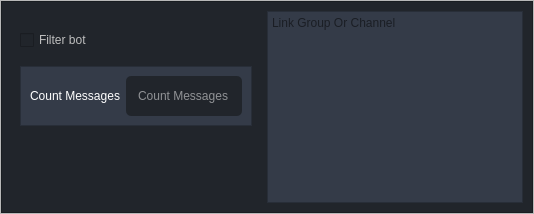
                          <widget class="QWidget" name="page_6">
                           <layout class="QVBoxLayout" name="verticalLayout_20">
                            <property name="spacing">
                             <number>0</number>
                            </property>
                            <property name="leftMargin">
                             <number>0</number>
                            </property>
                            <property name="topMargin">
                             <number>0</number>
                            </property>
                            <property name="rightMargin">
                             <number>0</number>
                            </property>
                            <property name="bottomMargin">
                             <number>0</number>
                            </property>
                            <item>
                             <widget class="QFrame" name="frame_46">
                              <property name="styleSheet">
                               <string notr="true">#frame_33{
background-color: rgb(52, 59, 72);
border: 2px solid rgb(64, 71, 88);
}</string>
                              </property>
                              <property name="frameShape">
                               <enum>QFrame::StyledPanel</enum>
                              </property>
                              <property name="frameShadow">
                               <enum>QFrame::Raised</enum>
                              </property>
                              <layout class="QVBoxLayout" name="verticalLayout_52">
                               <property name="leftMargin">
                                <number>0</number>
                               </property>
                               <property name="topMargin">
                                <number>0</number>
                               </property>
                               <property name="rightMargin">
                                <number>0</number>
                               </property>
                               <property name="bottomMargin">
                                <number>0</number>
                               </property>
                               <item>
                                <widget class="QFrame" name="frame_54">
                                 <property name="minimumSize">
                                  <size>
                                   <width>0</width>
                                   <height>50</height>
                                  </size>
                                 </property>
                                 <property name="maximumSize">
                                  <size>
                                   <width>16777215</width>
                                   <height>16777215</height>
                                  </size>
                                 </property>
                                 <property name="styleSheet">
                                  <string notr="true">background-color: rgb(33, 37, 43)</string>
                                 </property>
                                 <property name="frameShape">
                                  <enum>QFrame::StyledPanel</enum>
                                 </property>
                                 <property name="frameShadow">
                                  <enum>QFrame::Raised</enum>
                                 </property>
                                 <layout class="QHBoxLayout" name="horizontalLayout_16">
                                  <item>
                                   <widget class="QWidget" name="widget_16" native="true">
                                    <property name="minimumSize">
                                     <size>
                                      <width>0</width>
                                      <height>100</height>
                                     </size>
                                    </property>
                                    <layout class="QVBoxLayout" name="verticalLayout_19">
                                     <item>
                                      <widget class="QCheckBox" name="checkBox_23">
                                       <property name="enabled">
                                        <bool>false</bool>
                                       </property>
                                       <property name="minimumSize">
                                        <size>
                                         <width>0</width>
                                         <height>40</height>
                                        </size>
                                       </property>
                                       <property name="text">
                                        <string>Filter bot</string>
                                       </property>
                                      </widget>
                                     </item>
                                     <item alignment="Qt::AlignTop">
                                      <widget class="QFrame" name="frame_56">
                                       <property name="styleSheet">
                                        <string notr="true">background-color: rgb(52, 59, 72);</string>
                                       </property>
                                       <property name="frameShape">
                                        <enum>QFrame::StyledPanel</enum>
                                       </property>
                                       <property name="frameShadow">
                                        <enum>QFrame::Raised</enum>
                                       </property>
                                       <layout class="QGridLayout" name="gridLayout_6">
                                        <item row="0" column="1">
                                         <widget class="QLineEdit" name="lineEdit_19">
                                          <property name="minimumSize">
                                           <size>
                                            <width>0</width>
                                            <height>40</height>
                                           </size>
                                          </property>
                                          <property name="styleSheet">
                                           <string notr="true">
QLineEdit {
background-color: rgb(33, 37, 43);
color: rgb(255, 255, 255);
	border-radius: 5px;

	padding-left: 10px;
}
QLineEdit:hover {
	border: 2px solid rgb(64, 71, 88);
}
QLineEdit:focus {
	border: 2px solid rgb(91, 101, 124);
}</string>
                                          </property>
                                          <property name="text">
                                           <string/>
                                          </property>
                                          <property name="placeholderText">
                                           <string>Count Messages</string>
                                          </property>
                                         </widget>
                                        </item>
                                        <item row="0" column="0">
                                         <widget class="QLabel" name="label_14">
                                          <property name="styleSheet">
                                           <string notr="true">color: rgb(255, 255, 255);</string>
                                          </property>
                                          <property name="text">
                                           <string>Count Messages</string>
                                          </property>
                                         </widget>
                                        </item>
                                       </layout>
                                      </widget>
                                     </item>
                                    </layout>
                                   </widget>
                                  </item>
                                  <item>
                                   <widget class="QPlainTextEdit" name="plainTextEdit_13">
                                    <property name="styleSheet">
                                     <string notr="true">background-color: rgb(52, 59, 72)</string>
                                    </property>
                                    <property name="placeholderText">
                                     <string>Link Group Or Channel</string>
                                    </property>
                                   </widget>
                                  </item>
                                 </layout>
                                </widget>
                               </item>
                              </layout>
                             </widget>
                            </item>
                           </layout>
                          </widget>
